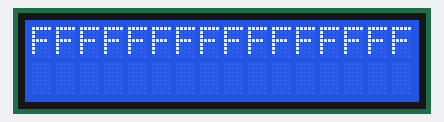
A sketch run on a simulated Arduino Uno, built with avr-gcc and run on an emulated ATmega328P. Parts: 16×2 character LCD.

Above: at 0.1 s.
At 1.1 s:
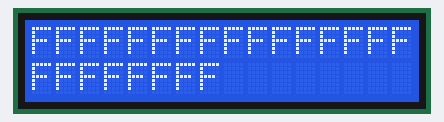
At 2.1 s:
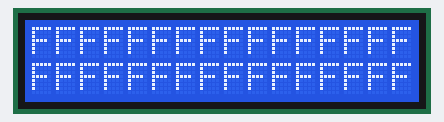

The sketch:

EEPROM_Test.ino
```cpp
#include <EEPROM.h>
#include <LiquidCrystal.h>
#include <TypeDefinition.h>
#include <libEEPROM.h>

LiquidCrystal lcd(12, 11, 5, 4, 3, 2);
libEEPROM eeprom(2048);


void setup() {


  lcd.begin(16, 2);
  lcd.clear();
}

void loop() {
  SBYT buf[32], i;

  eeprom.readBlock(0, buf);

  for(i = 0; i < 12; i++){
    lcd.print(buf[i], HEX);
  }

  delay(1000);
}
```

Measured:
- what the display in image 1 shows lasts 1.0 s, from 1.1 s to 2.1 s
